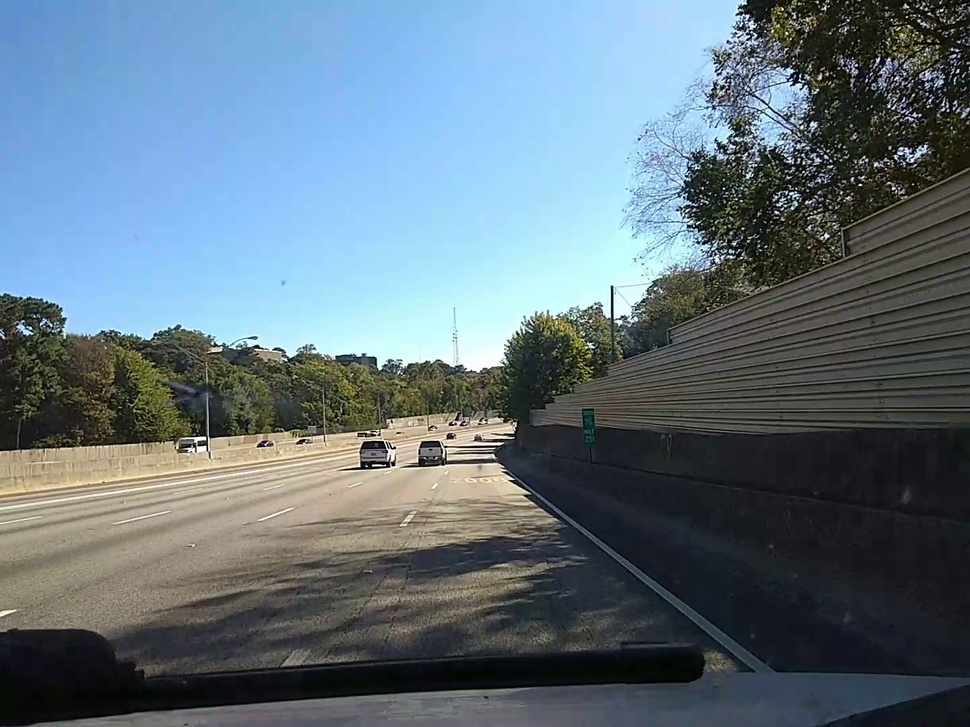
#> input picture Submission 2.0/0017765.jpg, 970 x 727 px, shrunk from 1440 x 1080 before the run
$ python fast_result_generator.py
#> lines starting #> are read from the running program, lines starting #| are printed output that depends on the picture; long printed decimals are rounded
### Submission 2.0/core_calculations.py
import math
import cv2
import matplotlib.pyplot as plt
import numpy as np
import pandas as pd
from scipy.spatial import distance

def get_distance_between_two_consecutive_images(cordinate_1,cordinate_2):
    return distance.euclidean(cordinate_1,cordinate_2)

# [15 lines left out: function draw_boxes_and_points, not called in this run]

def clear_distortions(img_before_distance):
    #distortion matrics
    #distortion matrix_smartphone
    #mtx=[[1203.032354,0,720.0],[0,1284.609285,540.0],[0,0,1]]
    #dist=[ 0,0,0,0 ]
    #distortion_matrix_big cameras
    mtx=[[2468.6668434782608,0,1228.876620888020],[0,2468.6668434782608,1012.976060035710],[0,0,1]]
    dist=[ 0.00125859 , 0 ,  -0.00010658,0 ]
    #converting into numpy
    mtx = np.array(mtx)
    dist=np.array(dist)
    #image dimenstions
    image_height,image_width,_=img_before_distance.shape

    #pumping distortion matrix
    newcameramtx, roi=cv2.getOptimalNewCameraMatrix(mtx,dist,(image_width,image_height),1,(image_width,image_height))

    #undistort image_before_distance
    img_before_distance = cv2.undistort(img_before_distance, mtx, dist, None, newcameramtx)
    x,y,w,h = roi
    undistorted_image = img_before_distance[y:y+h, x:x+w]

    #undistort image_after_distance

    return undistorted_image


def parsing_annotations(highway_sign_annotations,image_file_name):
    highway_signs = pd.read_csv(highway_sign_annotations)
    for index,row in highway_signs.iterrows():
        if row['frame_name']== image_file_name:
            sign_top_left_x=row['top_x']
            sign_top_left_y=row['top_y']
            sign_width=row['width']
            sign_height=row['height']
            class_of_sign=['class']

    return [sign_top_left_x,sign_top_left_y,sign_width,sign_height,class_of_sign]


def find_center_of_sign(sign_details_list):
    sign_top_left_x=sign_details_list[0]
    sign_top_left_y=sign_details_list[1]
    sign_width=sign_details_list[2]
    sign_height=sign_details_list[3]
    location_sign=(int((sign_top_left_x+sign_top_left_x+sign_width)/2),int((sign_top_left_y+sign_top_left_y+sign_height)/2))
    return location_sign


def finding_relative_location_of_image(center_sign,image_width):
    if center_sign[0]<image_width/2:
        print("sign is to the left of the vehicle")
        return -1
    elif center_sign[0]>image_width/2:
        print("sign is to the right of the vehicle")
        return 1
    else:
        print("sign is alligned with the optical axis")
        return 0

def distance_two_points_along_x(A,B):
    return A[0]-B[0]
def distance_two_points_along_y(A,B):
    return A[1]-B[1]


def trignometric_calculations(x1,x2,f,camera_cordinates_1,camera_cordinates_2):
    dst= get_distance_between_two_consecutive_images(camera_cordinates_1,camera_cordinates_2)
    print('The images are taken at a distance of {} m '.format(dst))
    if(x2-x1)!=0:
        l =  dst * x1/(x2-x1)
        w = l * (x2)/f
    elif (x2-x1)==0:
        l=dst * x1
        w=l*(x2)/f
    #w--> how right or how left the sign is (x-axis)
    #l--> how ahead the sign is (y-axis)
    print('how inclined:', w+10) #add to the x-cordinate
    print('how ahead:', l) #add to the y-cordinate


    return (w,l)


def parsing_camrea_annotations(image,camera_annotations):
    camera_annotations=pd.read_csv(camera_annotations)

    for index,row in camera_annotations.iterrows():
        if row["image_name"]==image:
            camera_cordinates_x=row['x']
            camera_cordinates_y=row['y']
    return (camera_cordinates_x,camera_cordinates_y)

def camera_to_sign(camera_cordinates,distancs_tuple,right_or_left):
    #if sign is to the right
    return (camera_cordinates[0]+distancs_tuple[0],camera_cordinates[1]+distancs_tuple[1])


#def error_analysis(predicted_cordinates):
    print("---------------------------------------------------------")
    print("Error analysis")
    print("---------------------------------------------------------")
    print("The predicted outcome after calculation is as follow {} {}".format(predicted_cordinates[0],predicted_cordinates[1]))


def calculation_of_distances(image_file_name_before_distance,image_file_name_after_distance,sign_annotations,camera_annotations,f=1203.032354):
    #load image
    print(image_file_name_before_distance,image_file_name_after_distance)
    img_before_distance = cv2.imread(image_file_name_before_distance)
    img_after_distance  = cv2.imread(image_file_name_after_distance)
    #clear distortions
    img_before_distance = clear_distortions(img_before_distance)
    img_after_distance  = clear_distortions(img_after_distance)
    #calculate image center and dimensions
    image_height,image_width,_=img_before_distance.shape
    image_center = (int(image_width/2),int(image_height/2))
    #parse annotations for details
    sign_before_distance = parsing_annotations(sign_annotations,image_file_name_before_distance)
    sign_after_distance  = parsing_annotations(sign_annotations,image_file_name_after_distance)
    #if we are dealing with the same image proceed as else inform and kill
    if sign_after_distance[4]==sign_before_distance[4]:
        #Find center of sign
        center_before_distance = find_center_of_sign(sign_before_distance)
        center_after_distance  = find_center_of_sign(sign_after_distance)
        #distance between center and sign
        x1=distance_two_points_along_x(center_before_distance,image_center)
        x2=distance_two_points_along_x(center_after_distance,image_center)
        #getting camera_cordinates_to_calculate distance between images
        camera_cordinates=parsing_camrea_annotations(image_file_name_after_distance,camera_annotations)
        camera_cordinates_image_1=parsing_camrea_annotations(image_file_name_before_distance,camera_annotations)
        #getting distances from camera
        distance_tuple=trignometric_calculations(x1,x2,f,camera_cordinates_image_1,camera_cordinates)
        #understanding spatial location
        right_or_left = finding_relative_location_of_image(center_after_distance,image_width)
        #adding and subtracting images
        final_positions = camera_to_sign(camera_cordinates,distance_tuple,right_or_left)
        #error_analysis(final_positions)
        return final_positions
    else:
        print('Sorry, We could not find the same sign on both the images')
        return (0,0)

# [24 lines left out: function calculation_of_distances_from_user_points, not called in this run]

### Submission 2.0/fast_result_generator.py
import cv2
from core_calculations import *
print(calculation_of_distances('0017765.jpg','0017766.jpg',"0_sign_annotations.csv","0_camera_cordinates.csv"))
#> in calculation_of_distances, img_before_distance is the input picture: shape (727, 970, 3); mean B, G, R 126.1, 115.5, 98.1
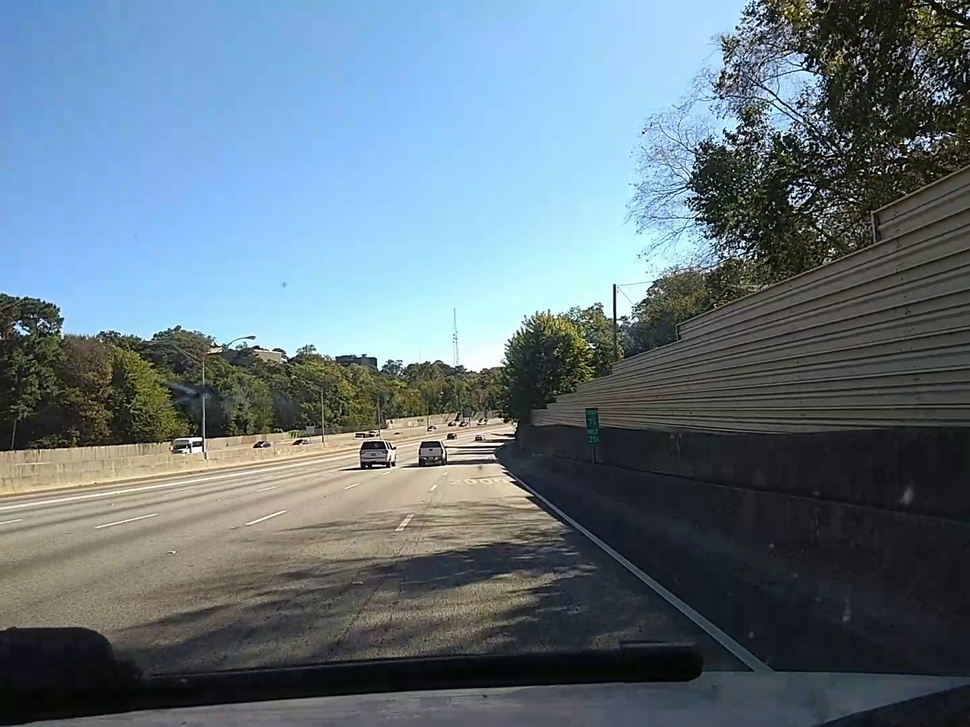
#> input picture Submission 2.0/0017766.jpg, 970 x 727 px, shrunk from 1440 x 1080 before the run
#> in calculation_of_distances, img_after_distance is the input picture: shape (727, 970, 3); mean B, G, R 127.2, 116.7, 99.3
#> in clear_distortions, `undistorted_image = img_before_distance[y:y+h, x:x+w]`:
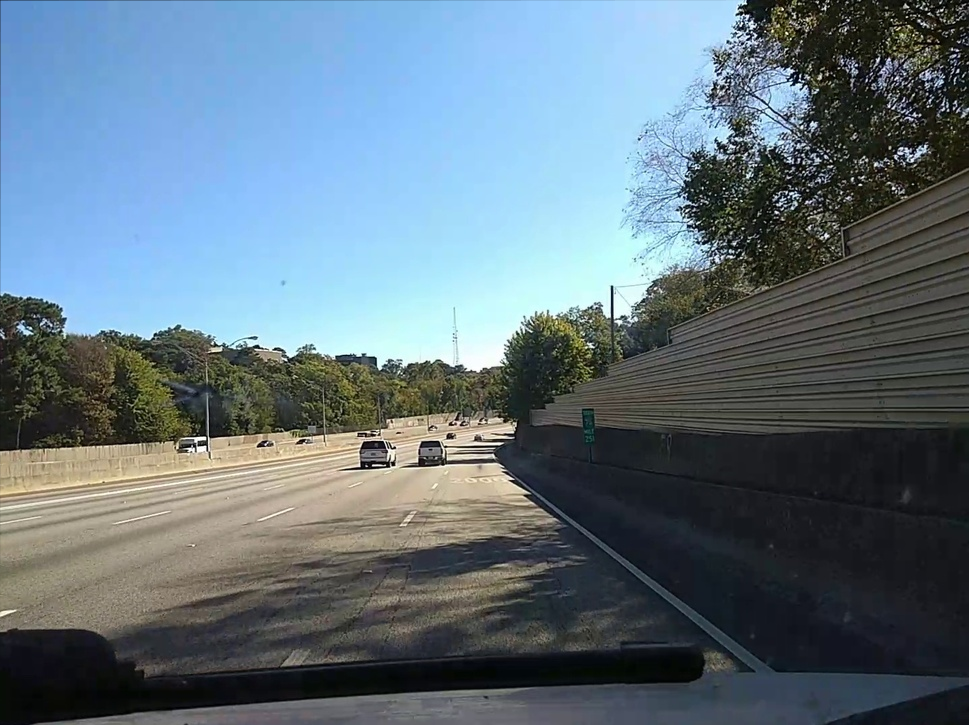
#> undistorted_image: shape (725, 969, 3); mean of channels 0, 1, 2 126.3, 115.6, 98.2; drawn as B, G, R
#> in clear_distortions (call 2), `undistorted_image = img_before_distance[y:y+h, x:x+w]`:
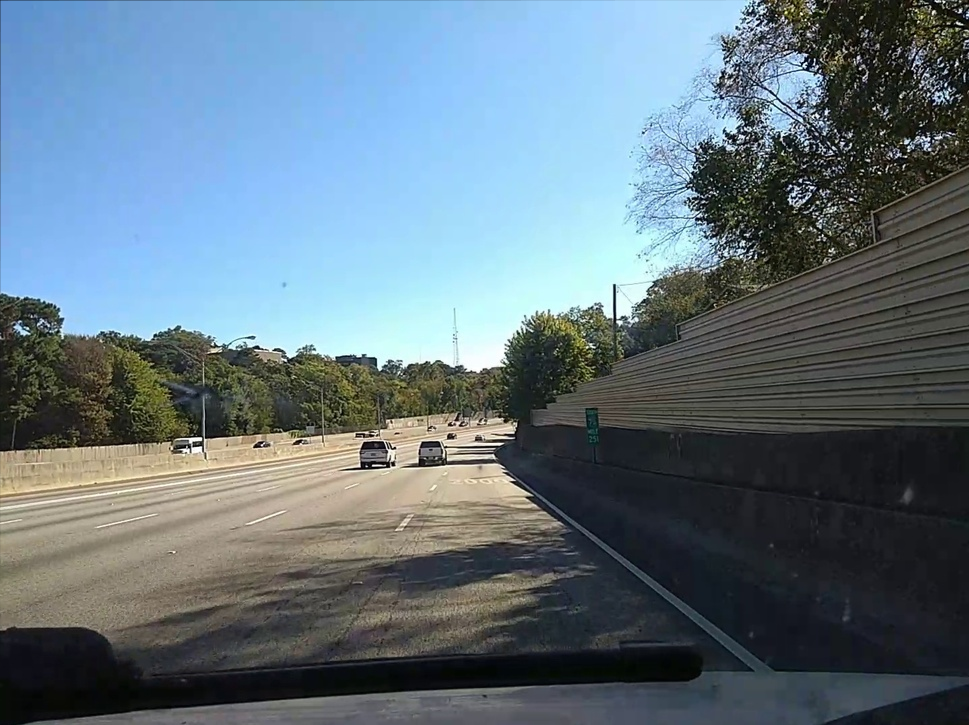
#> undistorted_image: shape (725, 969, 3); mean of channels 0, 1, 2 127.4, 116.8, 99.4; drawn as B, G, R
#> (reads Submission 2.0/0_sign_annotations.csv from the repository)
#> (reads Submission 2.0/0_camera_cordinates.csv from the repository)
#| how inclined: 31.301
#| how ahead: 64.710
print(calculation_of_distances('0017766.jpg','0017767.jpg',"0_sign_annotations.csv","0_camera_cordinates.csv"))
#> (the run stopped early here; a loop or call above may not have finished)
